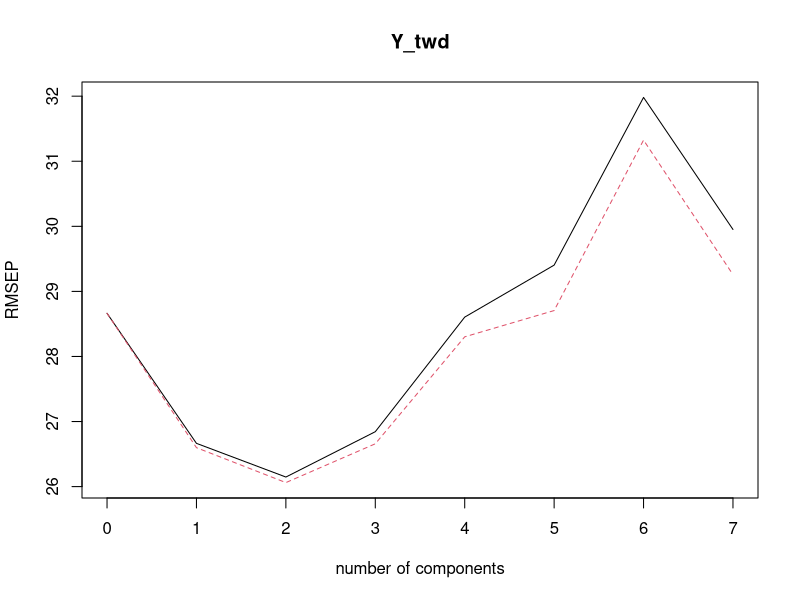
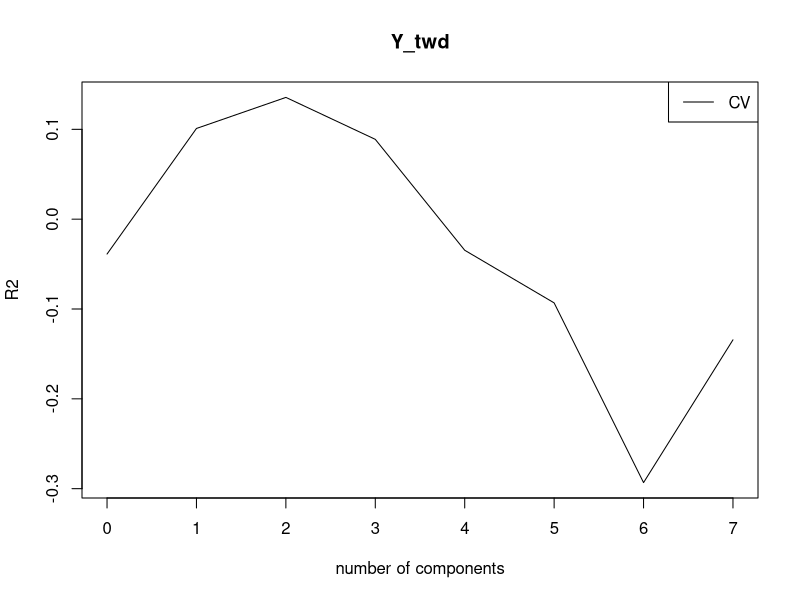
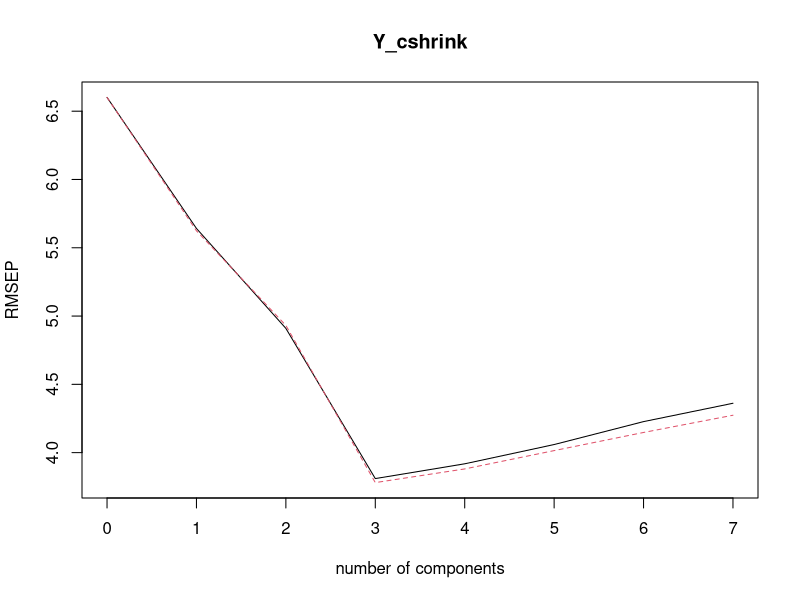
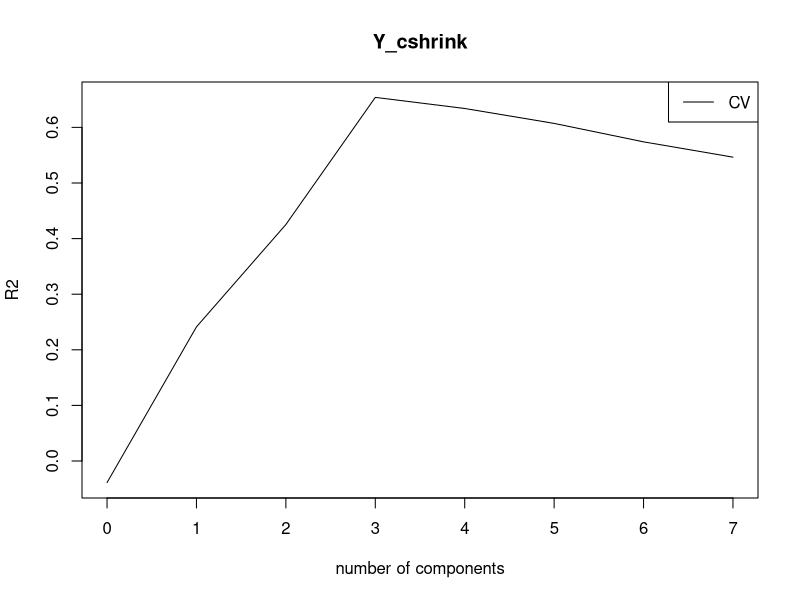

Write R code to recreate these figures, in order. (Note: this script raises an error after producing the figures.)
# Set working directory to coastalspruce repo

## Read in spectra + dendro data
# These are the resampled spectral libraries, VIs, and dendro metrics for each spruce crown
dendro_spectra <- read.csv(
  file = "./data/dendro_spectra_joined.csv",
  check.names = FALSE,
  stringsAsFactors = FALSE
)

##############################################################################
################# PLSR MODELS TO PREDICT DENDRO ATTRIBUTES ####################
#install.packages("pls")
library(pls)

# Select spectral predictors - 1 nm spectral library
X <- dendro_spectra[, paste0("1nm_", 398:999)]

# remove rows with missing data (if any)
complete_idx <- complete.cases(X, dendro_spectra$TWD_drone, dendro_spectra$cshrink)

X <- X[complete_idx, ]

### 1) PLSR FOR TWD_DRONE - TWD ON DAY OF DRONE FLIGHT (TEST) ###
Y_twd <- dendro_spectra$TWD_drone[complete_idx]

pls_twd <- plsr(
  Y_twd ~ as.matrix(X),
  ncomp = 7, # sq rt of n (53)
  scale = TRUE,
  validation = "CV"
)

# Choose optimal number of components
validationplot(pls_twd, val.type = "RMSEP")
# Summary
summary(pls_twd)
# R² vs components
plot(R2(pls_twd), legendpos = "topright")
# Predictions
twd_pred <- predict(pls_twd, ncomp = which.min(RMSEP(pls_twd)$val[1, , ]))

### 2) PLSR FOR CSHRINK - CONSECUTIVE DAYS PRE-FLIGHT OF NO NET GROWTH (TEST) ###
Y_cshrink <- dendro_spectra$cshrink[complete_idx]

pls_cshrink <- plsr(
  Y_cshrink ~ as.matrix(X),
  ncomp = 7, # sq rt of n (53)
  scale = TRUE,
  validation = "CV"
)

# Choose optimal number of components
validationplot(pls_cshrink, val.type = "RMSEP")
# Summary
summary(pls_cshrink)
# R² vs components
plot(R2(pls_cshrink), legendpos = "topright")
# Predictions
cshrink_pred <- predict(pls_cshrink, ncomp = which.min(RMSEP(pls_cshrink)$val[1, , ]))

######## 3) LOOPING ACROSS 4 SPECTRAL RESAMPLES WITH PLS ##########
library(pls)

# Function to fit PLSR and extract performance metrics
fit_plsr_metrics <- function(X, Y, ncomp = 7, scale = TRUE) {
  
  # Fit PLSR model with cross-validation
  pls_model <- plsr(
    Y ~ as.matrix(X),
    ncomp = ncomp,
    scale = scale,
    validation = "CV"
  )
  
  # Find optimal number of components (minimum RMSEP)
  rmsep_vals <- RMSEP(pls_model)$val[1, , ]
  opt_ncomp_index <- which.min(rmsep_vals)
  opt_ncomp <- opt_ncomp_index - 1  # Convert index to actual component number
  
  # Extract metrics
  rmsep_cv <- min(rmsep_vals)  # CV RMSEP at optimal ncomp
  r2_cv <- R2(pls_model)$val[1, , opt_ncomp_index]  # CV R²
  
  # Return metrics as a list
  return(list(
    opt_ncomp = opt_ncomp,
    RMSEP_CV = rmsep_cv,
    R2_CV = r2_cv,
    model = pls_model
  ))
}

# Define spectral libraries (wavelength resolutions)
spectral_resolutions <- c("1nm", "5nm", "10nm", "15nm")

# Define response variables
response_vars <- list(
  TWD_drone = dendro_spectra$TWD_drone,
  cshrink = dendro_spectra$cshrink
)

# Initialize results storage
results <- data.frame(
  Library = character(),
  Predictor = character(),
  nComp_optimal = integer(),
  RMSEP_CV = numeric(),
  R2_CV = numeric(),
  stringsAsFactors = FALSE
)

# Loop over spectral libraries and response variables
for (resolution in spectral_resolutions) {
  
  # Automatically detect all columns for this resolution
  pattern <- paste0("^", resolution, "_")
  spec_cols <- grep(pattern, names(dendro_spectra), value = TRUE)
  
  if (length(spec_cols) == 0) {
    warning(paste("No columns found for resolution:", resolution))
    next
  }
  
  X <- dendro_spectra[, spec_cols]
  
  # Loop over response variables
  for (response_name in names(response_vars)) {
    
    Y <- response_vars[[response_name]]
    
    # Remove rows with missing data
    complete_idx <- complete.cases(X, Y)
    X_clean <- X[complete_idx, ]
    Y_clean <- Y[complete_idx]
    
    # Fit model and get metrics
    metrics <- fit_plsr_metrics(X_clean, Y_clean, ncomp = 7)
    
    # Store results
    results <- rbind(results, data.frame(
      Library = resolution,
      Predictor = response_name,
      nComp_optimal = metrics$opt_ncomp,
      RMSEP_CV = metrics$RMSEP_CV,
      R2_CV = metrics$R2_CV
    ))
    
    # Print progress
    cat(sprintf("Completed: %s | %s (n columns = %d)\n", 
                resolution, response_name, length(spec_cols)))
  }
}

# Display results table
print(results)
# Export
write.csv(results, file = "outputs/dendro_PLSR_CV_specres.csv", row.names = FALSE)

###### 4) PLSRs WITH BEST PERFORMING SPEC LIB #######
library(pls)
library(caret)
library(ggplot2)

# ---- SETTINGS + DATA PREP ----
TARGET_VAR     <- "cshrink"   # "TWD_drone" or "cshrink" or other
RUN_PERMTEST   <- TRUE         # TRUE to run permutation test, FALSE to skip
N_PERMS        <- 999           # number of permutations (if RUN_PERMTEST = TRUE)
NCOMP_MAX      <- 7             # max components (sqrt of n ~ 7 for n=53)
N_FOLDS        <- 10            # k for k-fold CV
N_REPEATS_KFOLD <- 100           # number of CV repeats
N_REPEATS_PERM <- 10            # number of permutation repeats
SEED           <- 42            # 42 is the default!

# Data prep
#X <- dendro_spectra[, paste0("1nm_", 398:999)] (1 nm library instead)
X <- dendro_spectra[, paste0("5nm_", seq(398, 999, by = 5))]
complete_idx <- complete.cases(X, dendro_spectra[[TARGET_VAR]])
X <- X[complete_idx, ]
wavelengths <- as.numeric(gsub("5nm_", "", colnames(X)))
Y <- dendro_spectra[[TARGET_VAR]][complete_idx]
X_mat <- as.matrix(X)

cat("Modelling:", TARGET_VAR, "\n")
cat("n =", length(Y), "\n")

# ---- REPEATED K-FOLD CV ----
set.seed(SEED)
ctrl <- trainControl(
  method = "repeatedcv",
  number = N_FOLDS,
  repeats = N_REPEATS_KFOLD,
  savePredictions = "final"
)

pls_model <- train(
  x = X_mat,
  y = Y,
  method = "pls",
  tuneGrid = data.frame(ncomp = 1:NCOMP_MAX),
  trControl = ctrl,
  preProcess = "scale"
)

# Select optimal components
n_opt <- pls_model$bestTune$ncomp
cat("Optimal ncomp:", n_opt, "\n")

# Cross validation metrics
cv_preds <- pls_model$pred[pls_model$pred$ncomp == n_opt, ]

rmsep_cv <- sqrt(mean((cv_preds$obs - cv_preds$pred)^2))
r2_cv    <- cor(cv_preds$obs, cv_preds$pred)^2
bias_cv  <- mean(cv_preds$pred - cv_preds$obs)
rpd_cv   <- sd(Y) / rmsep_cv

cat("\n--- CV Metrics ---\n")
cat("RMSEP:", round(rmsep_cv, 4), "\n")
cat("R²:   ", round(r2_cv, 4), "\n")
cat("Bias: ", round(bias_cv, 4), "\n")
cat("RPD:  ", round(rpd_cv, 4), "\n")

# REFIT FINAL MODEL ON ALL DATA
pls_final <- plsr(
  Y ~ X_mat,
  ncomp = n_opt,
  scale = TRUE,
  validation = "none"
)

# Variable importance scores
vip_func <- function(model, ncomp) {
  W <- model$loading.weights[, 1:ncomp, drop = FALSE]
  Q <- matrix(model$Yloadings[1:ncomp], nrow = ncomp)  # force matrix for single response
  T <- model$scores[, 1:ncomp, drop = FALSE]
  
  SS <- as.vector(Q^2) * colSums(T^2)
  W_norm <- W / sqrt(colSums(W^2))
  
  vip <- sqrt(nrow(W) * rowSums(W_norm^2 %*% diag(SS)) / sum(SS))
  return(vip)
}

vip_scores <- vip_func(pls_final, ncomp = n_opt)
length(vip_scores)  # should be 121

# (Optional) permutation test
if (RUN_PERMTEST) {
  
  # Separate lightweight ctrl for permutations
  ctrl_perm <- trainControl(
    method = "repeatedcv",
    number = N_FOLDS,
    repeats = N_REPEATS_PERM,              
    savePredictions = "final"
  )
  
  cat("\nRunning permutation test (", N_PERMS, "permutations)...\n")
  set.seed(SEED)
  perm_r2 <- numeric(N_PERMS)
  
  for (i in 1:N_PERMS) {
    Y_perm <- sample(Y)
    pls_perm <- train(
      x = X_mat,
      y = Y_perm,
      method = "pls",
      tuneGrid = data.frame(ncomp = n_opt),
      trControl = ctrl_perm,     # <-- uses lighter ctrl, not the main one
      preProcess = "scale"
    )
    preds_perm <- pls_perm$pred
    perm_r2[i] <- cor(preds_perm$obs, preds_perm$pred)^2
  }
  
  p_val <- mean(perm_r2 >= r2_cv)
  cat("Permutation test p-value:", p_val, "\n")
  
  # Permutation null distribution plot
  hist(perm_r2,
       main = paste("Permutation Test -", TARGET_VAR),
       xlab = "Permuted R²",
       breaks = 30,
       col = "lightgrey")
  abline(v = r2_cv, col = "red", lwd = 2)
  legend("topright", legend = paste("Observed R² =", round(r2_cv, 3)),
         col = "red", lwd = 2)
} else {
  p_val <- NA
}

# ---- PLOTS ----

# Observed vs predicted
p_obs <- ggplot(cv_preds, aes(x = obs, y = pred)) +
  geom_abline(slope = 1, intercept = 0,
              color = "red", linetype = "dashed", linewidth = 0.9) +
  geom_point(size = 2.5, alpha = 0.8, shape = 21, fill = NA, color = "black") +
  annotate("text",
           x     = min(cv_preds$obs),
           y     = max(cv_preds$pred),
           label = paste0("R² = ", round(r2_cv, 3),
                          "\nRMSEP = ", round(rmsep_cv, 3),
                          "\nRPD = ", round(rpd_cv, 3)),
           hjust = 0, vjust = 1, size = 3.8) +
  labs(title = paste(TARGET_VAR, "- Observed vs Predicted (Repeated k-fold CV)"),
       x = paste("Observed", TARGET_VAR),
       y = paste("Predicted", TARGET_VAR)) +
  theme_bw(base_size = 14)
print(p_obs)

# VIP scores
vip_df <- data.frame(Wavelength = wavelengths, VIP = vip_scores)

p_vip <- ggplot(vip_df, aes(x = Wavelength, y = VIP)) +
  geom_line(linewidth = 0.8) +
  geom_hline(yintercept = 1, color = "red",
             linetype = "dashed", linewidth = 0.9) +
  labs(title = paste("VIP Scores -", TARGET_VAR),
       x = "Wavelength (nm)",
       y = "VIP Score") +
  theme_bw(base_size = 14)
print(p_vip)

# Permutation test
if (RUN_PERMTEST) {
  perm_df <- data.frame(perm_r2 = perm_r2)
  
  p_perm <- ggplot(perm_df, aes(x = perm_r2)) +
    geom_histogram(bins = 30, fill = "lightgrey", color = "white") +
    geom_vline(xintercept = r2_cv, color = "red",
               linetype = "solid", linewidth = 0.9) +
    annotate("text",
             x     = r2_cv,
             y     = Inf,
             label = paste0("Observed R² = ", round(r2_cv, 3)),
             hjust = 1.2, vjust = 4, size = 3.8, color = "red") +
    labs(title = paste("Permutation Test -", TARGET_VAR),
         x = "Permuted R²",
         y = "Frequency") +
    theme_bw(base_size = 14)
  print(p_perm)
}

# ---- RESULTS TABLE ----
results_row <- data.frame(
  Library        = "5nm",
  Predictor      = TARGET_VAR,
  nComp_optimal  = n_opt,
  RMSEP_CV       = rmsep_cv,
  R2_CV          = r2_cv,
  Bias           = bias_cv,
  RPD            = rpd_cv,
  Perm_p         = p_val
)
print(results_row)

# ---- EXPORT ----
# Model metrics
write.csv(results_row,
          file = paste0("outputs/dendro_PLSR_results_", TARGET_VAR, ".csv"),
          row.names = FALSE)

# Observed vs predicted values
write.csv(data.frame(Observed = cv_preds$obs, Predicted = cv_preds$pred),
          file = paste0("outputs/dendro_PLSR_obs_vs_pred_", TARGET_VAR, ".csv"),
          row.names = FALSE)

# VIP scores
write.csv(vip_df,
          file = paste0("outputs/dendro_PLSR_VIP_", TARGET_VAR, ".csv"),
          row.names = FALSE)

# Plots
ggsave(paste0("outputs/dendro_PLSR_obs_vs_pred_", TARGET_VAR, ".png"),
       plot = p_obs, width = 7, height = 7, dpi = 300)

ggsave(paste0("outputs/dendro_PLSR_VIP_", TARGET_VAR, ".png"),
       plot = p_vip, width = 10, height = 5, dpi = 300)

if (RUN_PERMTEST) {
  ggsave(paste0("outputs/dendro_PLSR_permtest_", TARGET_VAR, ".png"),
         plot = p_perm, width = 7, height = 6, dpi = 300)
}

#############################################################################
################ RF MODELS TO PREDICT DENDRO ATTRIBUTES ######################
# Filter out stats first before RF'ing
dendro_clean <- dendro_spectra[
  , !grepl("(Q75|Q25|Mean|SD)$", names(dendro_spectra))
]

library(randomForest)
library(caret)

######### 1) RF BOOSTRAP LOOP FOR TWD_DRONE #################
library(randomForest)
library(caret)  # for some helper functions if needed

### CUSTOMIZABLE PARAMETERS ###

# Response variable (cshrink or TWD_drone)
response_var <- "cshrink"

# Spectral library resolutions to test
resolutions <- c("1nm", "5nm", "10nm", "15nm")

# Random Forest parameters
ntree <- 500  # number of trees (same for all models)
# mtry will be auto-calculated as sqrt(p) for each resolution

# Bootstrap parameters
n_bootstrap <- 100  # number of bootstrap iterations
train_prop <- 0.8   # proportion for training (80/20 split)

# Data frame
data <- dendro_clean

# Set seed for reproducibility
set.seed(123)

#### COLUMN EXTRACTION SETUP ###

# Function to extract predictor columns for a given resolution
get_predictors <- function(resolution, data) {
  
  # Pattern for spectral wavelengths: "1nm_", "5nm_", etc.
  spec_pattern <- paste0("^", resolution, "_")
  spec_cols <- grep(spec_pattern, names(data), value = TRUE)
  
  # Pattern for vegetation indices: "index_1nm_Median", "index_5nm_Median", etc.
  index_pattern <- paste0("_", resolution, "_Median$")
  index_cols <- grep(index_pattern, names(data), value = TRUE)
  
  # Combine both
  predictor_cols <- c(spec_cols, index_cols)
  
  # Print summary
  cat(sprintf("%s: %d spectral + %d indices = %d total predictors\n", 
              resolution, length(spec_cols), length(index_cols), length(predictor_cols)))
  
  return(predictor_cols)
}

### BOOTSTRAP RANDOM FOREST FUNCTION ###

bootstrap_rf <- function(X, Y, n_bootstrap, train_prop, ntree) {
  
  n <- nrow(X)
  n_train <- floor(n * train_prop)
  
  # Storage for bootstrap results
  rmse_vec <- numeric(n_bootstrap)
  r2_vec <- numeric(n_bootstrap)
  
  # Run bootstrap iterations
  for (i in 1:n_bootstrap) {
    
    # Random 80/20 split
    train_idx <- sample(1:n, n_train, replace = FALSE)
    test_idx <- setdiff(1:n, train_idx)
    
    X_train <- X[train_idx, ]
    Y_train <- Y[train_idx]
    X_test <- X[test_idx, ]
    Y_test <- Y[test_idx]
    
    # Fit Random Forest
    rf_model <- randomForest(
      x = X_train,
      y = Y_train,
      ntree = ntree,
      mtry = floor(sqrt(ncol(X_train))),
      importance = FALSE  # Skip importance for bootstrap iterations (saves time)
    )
    
    # Predict on test set
    Y_pred <- predict(rf_model, X_test)
    
    # Calculate metrics
    rmse_vec[i] <- sqrt(mean((Y_test - Y_pred)^2))
    r2_vec[i] <- 1 - sum((Y_test - Y_pred)^2) / sum((Y_test - mean(Y_test))^2)
    
    # Progress indicator
    if (i %% 20 == 0) {
      cat(sprintf("  Bootstrap iteration %d/%d complete\n", i, n_bootstrap))
    }
  }
  
  # Return summary statistics
  return(list(
    rmse_mean = mean(rmse_vec),
    rmse_sd = sd(rmse_vec),
    r2_mean = mean(r2_vec),
    r2_sd = sd(r2_vec),
    rmse_all = rmse_vec,
    r2_all = r2_vec
  ))
}

#MAIN LOOP: FIT RF FOR EACH RESOLUTION

# Storage for results
results_summary <- data.frame(
  Resolution = character(),
  n_predictors = integer(),
  RMSE_mean = numeric(),
  RMSE_sd = numeric(),
  R2_mean = numeric(),
  R2_sd = numeric(),
  OOB_error = numeric(),
  stringsAsFactors = FALSE
)

# Storage for variable importance (top 20 for each model)
var_importance_list <- list()

# Storage for full models
models_list <- list()

# Loop over resolutions
for (res in resolutions) {
  
  cat(sprintf("\n========== Processing %s ==========\n", res))
  
  # Extract predictors
  predictor_cols <- get_predictors(res, data)
  cat(sprintf("Number of predictors: %d\n", length(predictor_cols)))
  
  # Prepare data
  X <- data[, predictor_cols]
  Y <- data[[response_var]]
  
  # Remove rows with missing data
  complete_idx <- complete.cases(X, Y)
  X_clean <- X[complete_idx, ]
  Y_clean <- Y[complete_idx]
  
  cat(sprintf("Sample size after removing NAs: %d\n", nrow(X_clean)))
  
  # Run bootstrap
  cat("Running bootstrap iterations...\n")
  bootstrap_results <- bootstrap_rf(X_clean, Y_clean, n_bootstrap, train_prop, ntree)
  
  # Fit final model on full data for OOB error and variable importance
  cat("Fitting final model on full data for OOB and variable importance...\n")
  final_model <- randomForest(
    x = X_clean,
    y = Y_clean,
    ntree = ntree,
    mtry = floor(sqrt(ncol(X_clean))),
    importance = TRUE
  )
  
  # Extract OOB error (MSE) and convert to RMSE
  oob_mse <- final_model$mse[ntree]
  oob_rmse <- sqrt(oob_mse)
  
  # Get variable importance (top 20)
  var_imp <- importance(final_model)
  var_imp_sorted <- var_imp[order(var_imp[, 1], decreasing = TRUE), , drop = FALSE]
  top20_imp <- head(var_imp_sorted, 20)
  var_importance_list[[res]] <- top20_imp
  
  # Store model
  models_list[[res]] <- final_model
  
  # Store results
  results_summary <- rbind(results_summary, data.frame(
    Resolution = res,
    n_predictors = length(predictor_cols),
    RMSE_mean = bootstrap_results$rmse_mean,
    RMSE_sd = bootstrap_results$rmse_sd,
    R2_mean = bootstrap_results$r2_mean,
    R2_sd = bootstrap_results$r2_sd,
    OOB_RMSE = oob_rmse
  ))
  
  cat(sprintf("✓ %s complete!\n", res))
}

# DISPLAY RESULTS

cat("\n========== RESULTS SUMMARY ==========\n")
print(results_summary)

# Display top 10 most important variables for each resolution
cat("\n========== TOP 10 VARIABLE IMPORTANCE ==========\n")
for (res in resolutions) {
  cat(sprintf("\n%s:\n", res))
  print(head(var_importance_list[[res]], 10))
}
# SAVE RESULTS WITH RESPONSE VARIABLE NAME

# Create dynamically named results dataframe
results_df_name <- paste0("results_", response_var)
assign(results_df_name, results_summary)

cat(sprintf("\n✓ Results saved as: %s\n", results_df_name))


#### 2) RF FOR TWD_DRONE ######
# Create predictor matrix
X <- dendro_clean[
                  which(names(dendro_clean) == "1nm_398"):
                    which(names(dendro_clean) == "Vogelmann4_15nm_Median")]

X <- as.data.frame(X)

# Response
Y_twd <- dendro_clean$TWD_drone

# TWD_DRONE RF MODEL
set.seed(123)

rf_twd <- randomForest(
  x = X_twd_sel,
  y = Y_twd,
  ntree = 1000,
  importance = TRUE
)

# Predictions
twd_pred <- predict(rf_twd, X_twd_sel)

# Performance metrics
twd_rmse <- RMSE(twd_pred, Y_twd)
twd_r2   <- R2(twd_pred, Y_twd)

twd_rmse
twd_r2

### 3) VSURF + RF FOR CSHRINK ###
# Response
Y_cshrink <- dendro_clean$cshrink

# VSURF variable selection
set.seed(123)

vsurf_cshrink <- VSURF(
  x = X,
  y = Y_cshrink,
  ntree = 1000,
  parallel = TRUE
)

# Use prediction step variables
vars_cshrink <- vsurf_cshrink$varselect.pred

# Reduced predictor set 
X_cshrink_sel <- X[, vars_cshrink, drop = FALSE]

# Random forest model
set.seed(123)

rf_cshrink <- randomForest(
  x = X_cshrink_sel,
  y = Y_cshrink,
  ntree = 1000,
  importance = TRUE
)

# Predictions
cshrink_pred <- predict(rf_cshrink, X_cshrink_sel)

# Performance metrics
cshrink_rmse <- RMSE(cshrink_pred, Y_cshrink)
cshrink_r2   <- R2(cshrink_pred, Y_cshrink)

cshrink_rmse
cshrink_r2
